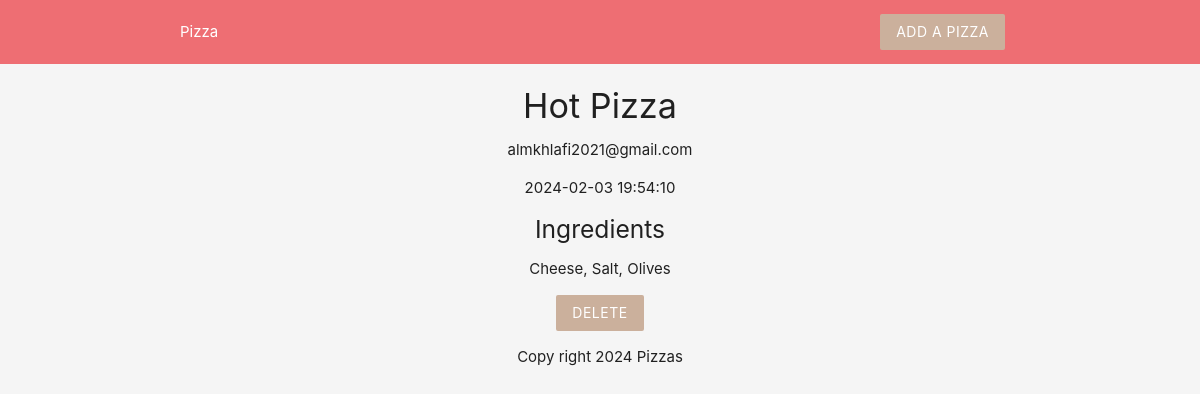
The app's page /details.php?id=14 with its own data.
### tables this page shows
CREATE TABLE `PizzaInfo` (
  `id` int(11) NOT NULL,
  `title` varchar(50) NOT NULL,
  `ingredients` varchar(100) NOT NULL,
  `email` varchar(100) NOT NULL,
  `created_at` timestamp NOT NULL DEFAULT current_timestamp()
);

### details.php (the view, shortened to what this page needs)
<!DOCTYPE html>
<html lang="en">
<?php
include 'config/dbConnection.php';
if (isset($_GET['id'])) {
    $id = $_GET['id'];
    $sql = "SELECT * FROM PizzaInfo WHERE id = ?";
    if ($stmt = mysqli_prepare($conn, $sql)) {
        mysqli_stmt_bind_param($stmt, "i", $id);
        if (mysqli_stmt_execute($stmt)) {
            $result = mysqli_stmt_get_result($stmt);
            $pizza = mysqli_fetch_assoc($result);
        } else {
            echo "Error: " . mysqli_error($conn);
        }
    } else {
        echo "Error: " . mysqli_error($conn);
    }
}
?>
    <?php include 'templates/header.php';?>
    <div class="container center">
        <?php if($pizza):?>
        <h4><?php echo htmlspecialchars($pizza['title']);?></h4>
        <p><?php echo htmlspecialchars($pizza['email']);?></p>
        <p><?php echo htmlspecialchars($pizza['created_at']);?></p>
        <h5>Ingredients</h5>
        <p><?php echo htmlspecialchars($pizza['ingredients']);?></p>
    <?php else:?>
        <h5>No such Pizza Exists!</h5>
        <?php endif;?>
    </div>
    <form action="details.php" method="POST">
        <center><input type="submit" name="delete" value="Delete" class="btn brand z-depth-0"></center>
    </form>
    <?php include 'templates/footer.php'?>
</html>

### templates/header.php (style rules this page uses)
.brand { background: #cbb09c !important; }

### records on screen
pizzainfo: title "Hot Pizza", email "almkhlafi2021@gmail.com", created_at "2024-02-03 19:54:10", ingredients "Cheese, Salt, Olives"
